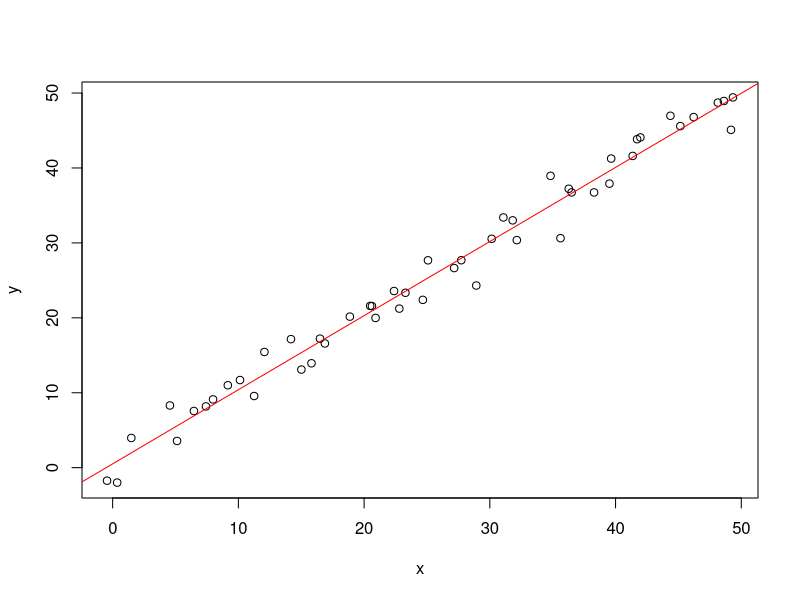

Source code (R):
data_c = read.csv("regression.csv")
png(filename="2_result_a.png")
plot(data_c)
abline(lm(y ~ x, data=data_c), col="red")
dev.off()
lm_result <- lm(y ~ x, data=data_c)
print(lm_result)
coefficients(lm_result)
summary(lm_result)

